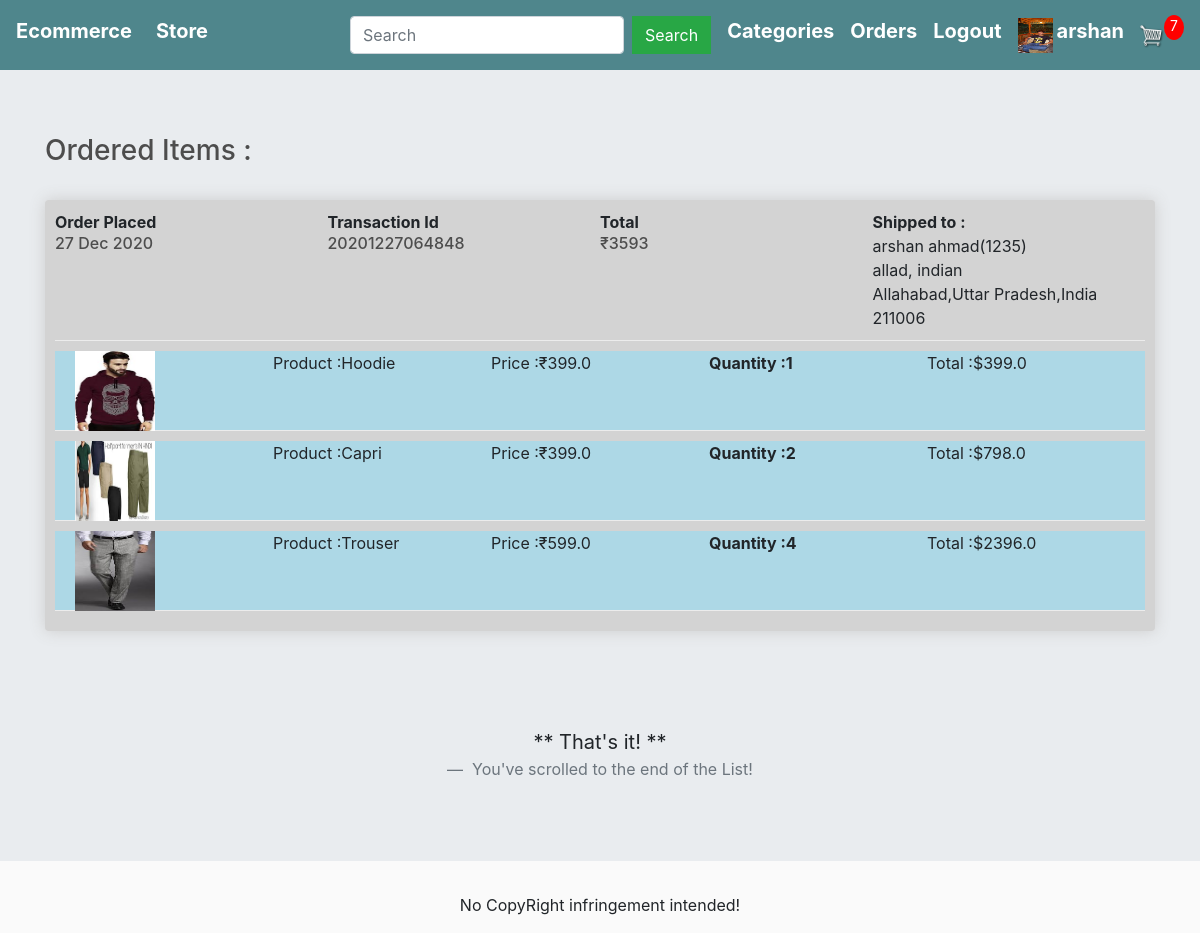
The page /order_details/ (signed in) on the database its author committed.
### accounts/models.py (models this page shows, shortened)
class Profile(models.Model):
    user = models.OneToOneField(User,on_delete=models.CASCADE)
    dob = models.DateField(null=True,blank=True)
    photo = models.ImageField(null=True,blank=True)

### store/models.py (models this page shows, shortened)
class FullOrder(models.Model):
    user = models.ForeignKey(User, on_delete=models.CASCADE, null=True)
    recepient_fullname = models.CharField(max_length=100, null=True, blank=False)
    phone_no = models.IntegerField(null=True, blank=False)
    address_line1 = models.CharField(max_length=200, null=True, blank=False)
    address_line2 = models.CharField(max_length=100, null=True, blank=True)
    city = models.CharField(max_length=200, null=True, blank=False)
    state = models.CharField(max_length=200, null=True, blank=False)
    country = models.CharField(max_length=100, null=True, blank=False)
    zipcode = models.CharField(max_length=200, null=True, blank=False)
    amount = models.IntegerField(null=True, blank=True)
    transaction_id = models.CharField(max_length=100, null=True, blank=False)
    date_ordered = models.DateTimeField(auto_now_add=True, null=True, blank=True)

class Purchased_item(models.Model):
    user = models.ForeignKey(User, on_delete=models.CASCADE, null=True)
    order = models.ForeignKey(FullOrder, on_delete=models.CASCADE, null=True)
    quantity = models.IntegerField(default=0, blank=True, null=True)
    name = models.CharField(max_length=100, blank=False, name=False)
    price = models.FloatField(blank=False, null=True)
    image = models.ImageField(null=True, blank=True)
    description = models.TextField(null=True, blank=True)
    @property
    def get_imageURL(self):
        try:
            url = self.image.url
        except:
            url = ''
        return url
    @property
    def get_total(self):
        total = self.price * self.quantity
        return total

### store/views.py (the view)
# urls.py: path('order_details/',views.order_details,name='order_details'),
def order_details(request):
    if not request.user.is_authenticated:
        return HttpResponseRedirect(reverse('user_login'))
    total_item_cart = 0
    if request.user.is_authenticated:
        items = OrderItem.objects.filter(user=request.user)
        for item in items:
            total_item_cart += item.quantity
    orders = FullOrder.objects.filter(user=request.user).order_by('-date_ordered')
    ordered = []
    for order in orders:
        tt = []
        items = Purchased_item.objects.filter(order=order)
        for item in items:
            tt.append(item)
        ordered.append({'order': order, 'items': tt})
    product_categories = ProductCategories.objects.all()
    context = {
        'product_categories': product_categories,
        'ordered': ordered,
        'total_item_cart': total_item_cart,
    }
    return render(request, 'store/order_details.html', context)

### store/templates/store/order_details.html
{% extends 'store/main.html' %}
{% block content %}
    <h3>Ordered Items : </h3>
    <br>
    <div>
        {% if request.user.is_authenticated %}
            {% for order in ordered %}
                <div class="box-element" style="background-color: lightgray" ">
                        <div class="cart-row">
                            <div style="flex:1">
                                <strong>Order Placed</strong>
                                <h6>{{ order.order.date_ordered | date:"d M Y"}} </h6>
                            </div>
                            <div style="flex:1">
                                <strong>Transaction Id</strong>
                                <h6>{{order.order.transaction_id}}</h6>
                            </div>
                            <div style="flex:1">
                                <strong>Total</strong>
                                <h6>&#8377;{{order.order.amount}}</h6>
                            </div>
                            <div style="flex:1">
                                <strong>Shipped to :</strong>
                                <div>{{order.order.recepient_fullname}}({{order.order.phone_no}})</div>
                                <div>{{order.order.address_line1}}, {{order.order.address_line2}}</div>
                                <div>{{order.order.city}},{{order.order.state}},{{order.order.country}}</div>
                                <div>{{order.order.zipcode}}</div>
                            </div>
                        </div>
                    {% for item in order.items %}
                        <div class="cart-row" style="background-color: lightblue;height: 80px">
                            <div style="flex:1"><img style="width: 80px; height: 80px;margin-left: 20px" class="row-image" src="{{item.get_imageURL}}"></div>
                            <div style="flex:1"><p>Product :{{item.name}}</p></div>
                            <div style="flex:1"><p>Price :&#8377;{{item.price}}</p></div>
                            <div style="flex:1">
                                <p class="quantity">Quantity :{{item.quantity}}</p>
                            </div>
                            <div style="flex:1"><p>Total :${{item.get_total}}</p></div>
                        </div>
                    {% endfor %}
                </div>
                <br>
            {% endfor %}
            <br>
        {% endif %}
    </div>
    <br><br>
    <blockquote class="blockquote text-center">
        <p class="mb-0">** That's it! **</p>
        <footer class="blockquote-footer"> You've scrolled to the end of the List!</footer>
    </blockquote>
{% endblock %}

### store/templates/store/main.html (shortened to what this page needs)
<!DOCTYPE html>
{% load static %}
<html>
<head>
	<link rel="stylesheet" href="https://stackpath.bootstrapcdn.com/bootstrap/4.4.1/css/bootstrap.min.css">
	<link rel="stylesheet" href="https://maxcdn.bootstrapcdn.com/bootstrap/4.0.0/css/bootstrap.min.css">
	<link rel="stylesheet" href="https://cdnjs.cloudflare.com/ajax/libs/font-awesome/5.14.0/css/all.min.css" />
	<link rel="stylesheet" type="text/css" href="{% static 'store/css/main.css' %}">
</head>
<body>
	<nav class="navbar navbar-expand-lg navbar-dark bg-dark">
	  <h5><strong><a class="navbar-brand" href="{% url 'store' %}" style="color: white">Ecommerce</a></strong></h5>
	  <div class="collapse navbar-collapse" id="navbarSupportedContent">
	    <ul class="navbar-nav mr-auto">
	      <li class="nav-item active">
	        <h5><strong><a class="nav-link" href="{% url 'store' %}" style="color: white">Store <span class="sr-only">(current)</span></a></strong></h5>
	      </li>
	    </ul>
	    <div class="form-inline my-2 my-lg-0">
	    	<form method="get" action="{% url 'search' %}" class="form-inline my-2 my-lg-0">
					<input type="search" name="search" aria-label="Search" placeholder="Search" class="form-control mr-sm-2">
					<button class="btn btn-success my-2 mr-sm-3" type="submit">Search</button>
			</form>
			<div class="dropdown mr-sm-3">
					  <h5><strong><a style="color: white">Categories</a></strong></h5>
			</div>
	    	{% if request.user.is_authenticated %}
	     		<h5 class="mr-sm-3"><strong><a href="{% url 'order_details' %}" style="color: white">Orders</a></strong></h5>
	     		<h5 class="mr-sm-3"><strong><a href="{% url 'user_logout' %}" style="color: white">Logout</a></strong></h5>
	     		{% if request.user.profile.photo %}
					<a href="{% url 'profilepage' username=user.username %}"><img class="mr-sm-1" src="{{ request.user.profile.photo.url }}" width="35" height="35"></a>
				{% else %}
					<a href="{% url 'profilepage' username=user.username %}"><img class="mr-sm-1" src="/static/images/default.png" width="35" , height="35"></a>
				{% endif %}
		    	<h5><strong><a href="{% url 'profilepage' username=request.user.username %}" style="color: white">{{request.user.username}}</a></strong></h5>
	     	{% else %}
	     		<h5 class="mr-sm-3"><strong><a href="{% url 'user_login' %}" style="color: white">Login</a></strong></h5>
	     		<div>
		     		<h5 class="mr-sm-3"><strong><a href="{% url 'register' %}" style="color: white">SignUp</a></strong></h5>
	     		</div>
	     	{% endif %}
	     	<a href="{% url 'cart' %}">
	    		<img  id="cart-icon" src="{% static 'images/cart.png' %}">
	    	</a>
	    	<p id="cart-total">{{total_item_cart}}</p>
	    </div>
	  </div>
	</nav>
	<div class="jumbotron jumbotron-fluid">
		<div class="container container-fluid">
			{% block content %}
			{% endblock %}
		</div>
	</div>
	<footer class="footer">
		<p style="text-align: center;">No CopyRight infringement intended!</p>
	</footer>
</body>
</html>

### static/store/css/main.css (style rules this page uses)
body { background-color: hsl(0, 0%, 98%); }
h1,h2,h3,h4,h5,h6 { color:hsl(0, 0%, 30%); }
.box-element { box-shadow:hsl(0, 0%, 80%) 0 0 16px; background-color: #fff; border-radius: 4px; padding: 10px; }
.bg-dark { background-color: #4f868c!important; }
#cart-icon { width:25px; display: inline-block; margin-left: 15px; }
#cart-total { display: block; text-align: center; color:#fff; background-color: red; width: 20px; height: 25px; border-radius: 50%; font-size: 14px; }
.btn { border-radius: 0; }
.row-image { width: 100px; }
.cart-row { display: flex; align-items: flex-stretch; padding-bottom: 10px; margin-bottom: 10px; border-bottom: 1px solid #ececec; }
.quantity { display: inline-block; font-weight: 700; padding-right:10px; }

### store/templates/store/main.html (style rules this page uses)
.dropdown { position: relative; display: inline-block; }

### rows shown on the page
FullOrder: order.date_ordered "27 Dec 2020", order.transaction_id "20201227064848", order.amount "3593", order.recepient_fullname "arshan ahmad", order.phone_no "1235", order.address_line1 "allad", order.address_line2 "indian", order.city "Allahabad", order.state "Uttar Pradesh", order.country "India", order.zipcode "211006"
Purchased_item: get_imageURL (picture), name "Hoodie", price "399.0", quantity "1", get_total "399.0"
Purchased_item: get_imageURL (picture), name "Capri", price "399.0", quantity "2", get_total "798.0"
Purchased_item: get_imageURL (picture), name "Trouser", price "599.0", quantity "4", get_total "2396.0"

### other values the page prints
{{ request.user.username }} "arshan"
{{ total_item_cart }} "7"
